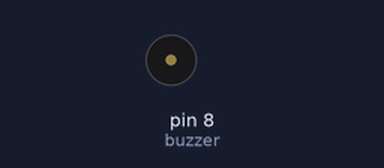
Bench run of a sketch on a simulated Arduino Uno, built with avr-gcc and run on an emulated ATmega328P. Shown: buzzer (waves = sounding).

Above: at 0.8 s.
Timing chart, 0 to 3.5 s (numbered marks = the images above):
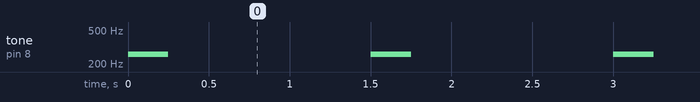

The sketch:

buzzer.ino
```cpp
//buzzer 반복 (pin 번호 8)

void setup() {
  pinMode(8,OUTPUT); // buzzer(pin8) 출력
}

void loop() {

  //UCC:5v, IO:pin8, GND:GND

  tone(8,261,250); // pin, frequency, duration
  delay(500);
  noTone(8);
  delay(1000);
}
```

Measured:
- by itself, tone on pin 8 (buzzer): alternates 261 Hz for 0.25 s and silent for 1.3 s
